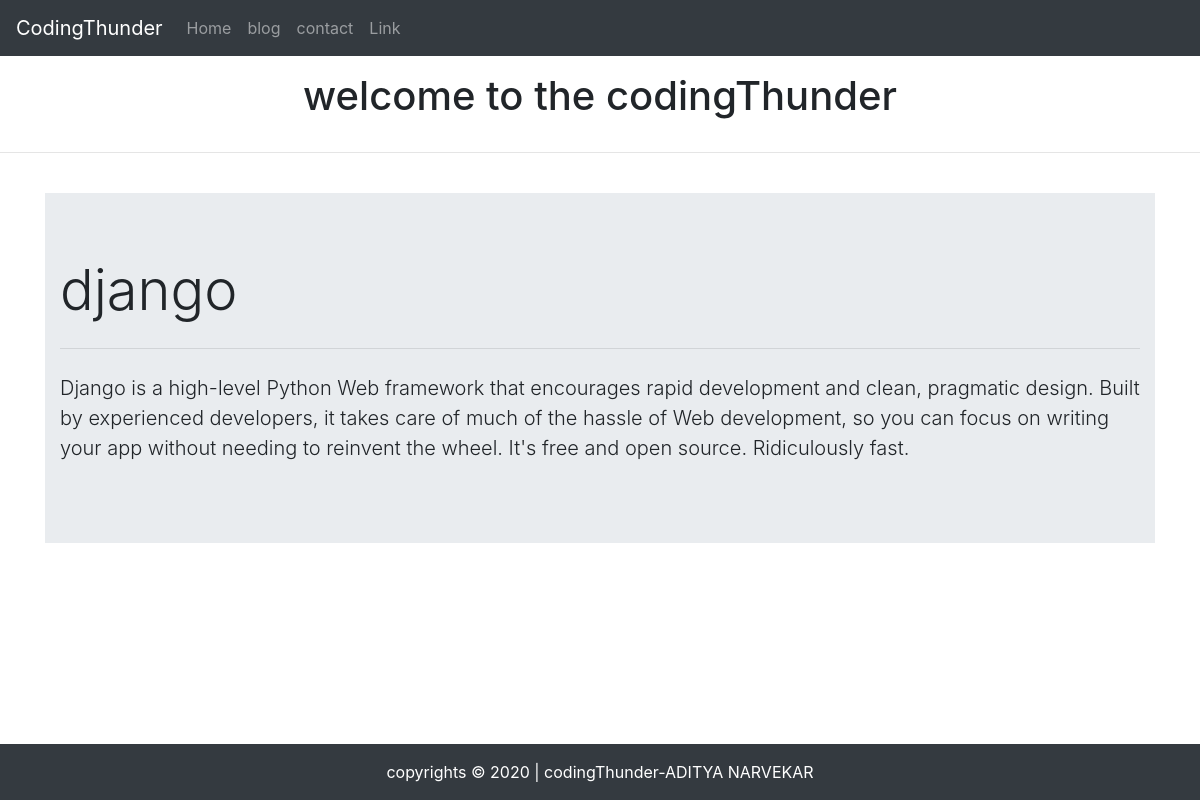
Screenshot of /blogpost/this with the database file from the repository.
### blog/models.py (models this page shows, shortened)
class Blog(models.Model):
    sno = models.AutoField(primary_key=True)
    title = models.CharField(max_length=200)
    content = models.TextField()
    slug = models.CharField(max_length=100)
    time = models.DateTimeField(auto_now_add=True)

### blog/views.py (the view)
# urls.py: path('blogpost/<str:slug>', views.blogpost, name='blogpost'),
def blogpost(request, slug):
    blogs = Blog.objects.filter(slug=slug).first()
    context = {'blogs': blogs}
    return render(request, 'blogpost.html', context)

### templates/blogpost.html
{% extends 'base.html' %} {% block body %}
<h1 class="text-center py-3">welcome to the codingThunder</h1>
<hr />
<div class="container py-4">
<div class="jumbotron jumbotron-fluid">
  <div class="container">
    <h1 class="display-4">{{blogs.title}}</h1>
    <hr class="my-4">
    <p class="lead">{{blogs.content | safe}}</p>
  </div>
</div>
</div>
{% endblock body %}

### templates/base.html (shortened to what this page needs)
<!doctype html>
<html lang="en">
  <head>
    <link rel="stylesheet" href="https://stackpath.bootstrapcdn.com/bootstrap/4.5.2/css/bootstrap.min.css">
  </head>
  <body>
  <nav class="navbar navbar-expand-lg navbar-dark bg-dark">
  <a class="navbar-brand" href="/">CodingThunder</a>
  <div class="collapse navbar-collapse" id="navbarSupportedContent">
    <ul class="navbar-nav mr-auto">
      <li class="nav-item {% block homeactive %}{% endblock homeactive %}">
        <a class="nav-link" href="/">Home <span class="sr-only">(current)</span></a>
      </li>
      <li class="nav-item {% block blogactive %}{% endblock blogactive %}">
        <a class="nav-link" href="blog">blog</a>
      </li>
       <li class="nav-item {% block contactactive %}{% endblock contactactive %}">
        <a class="nav-link" href="contact">contact</a>
      </li>
       <li class="nav-item">
        <a class="nav-link" href="#">Link</a>
      </li>
    </ul>
  </div>
</nav>
<footer>
  <p class="py-3 text-center bg-dark text-white fixed-bottom mb-0">
    copyrights &copy; 2020 | codingThunder-ADITYA NARVEKAR
  </p>
</footer>
    {% block body %}{% endblock body %}
  </body>
</html>

### rows the page displays
Blog: title "django", content "Django is a high-level Python Web framework that encourages rapid development and clean, pragmatic design. Built by experienced developers, it takes care of much of the hassle of Web development, so you can focus on writing your app without needing to reinvent the wheel. It's free and open source. Ridiculously fast."
